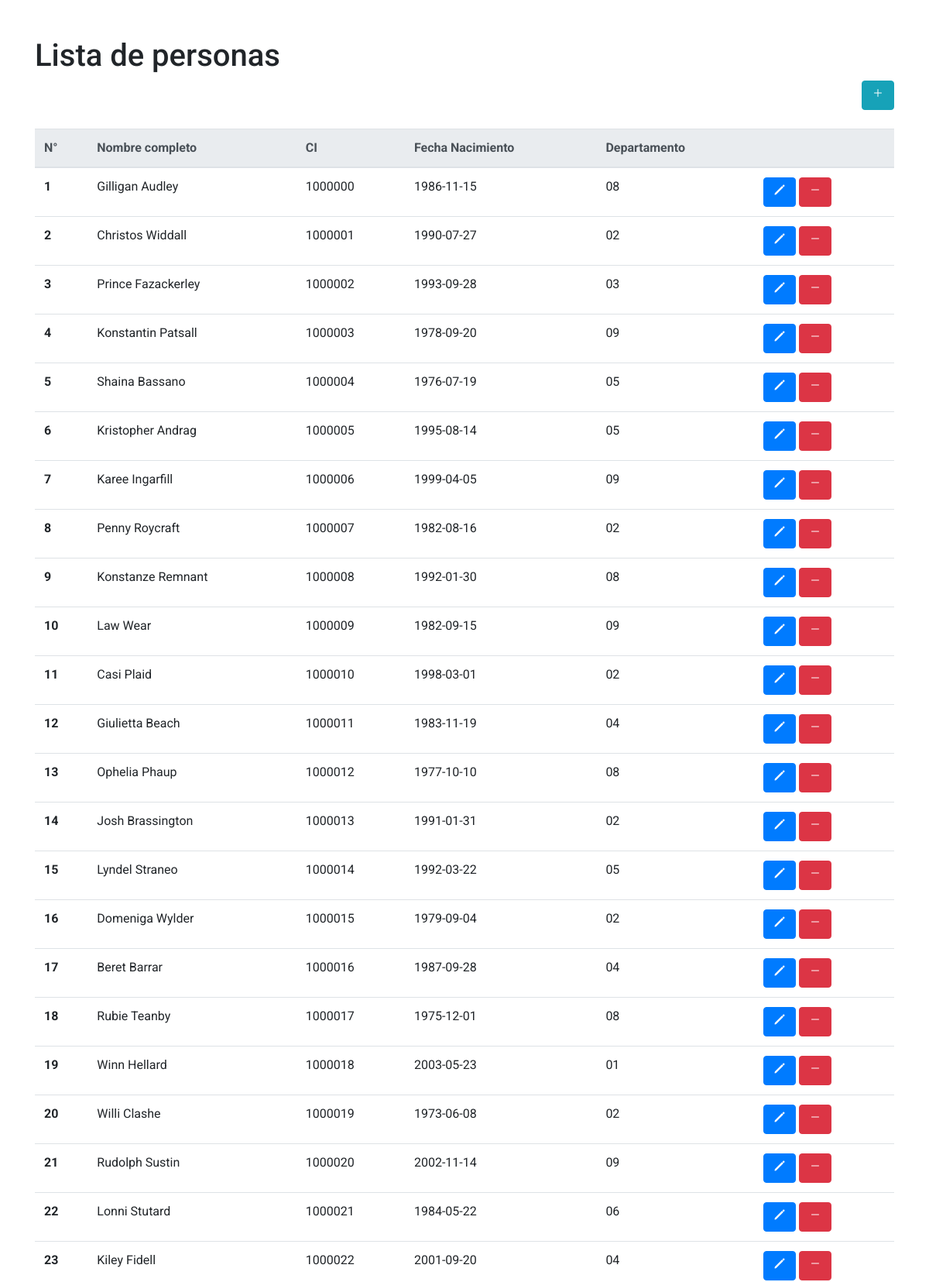
Screenshot of /P7-ABC-Persona-CodeIgniter/index.php (upper part) with the database file from the repository.
### tables this page shows
CREATE TABLE `persona` (
  `id` int(11) NOT NULL,
  `ci` int(11) NOT NULL,
  `nombreCompleto` varchar(50) NOT NULL,
  `fechaNac` date NOT NULL,
  `dpto` varchar(10) NOT NULL
);

### P7-ABC-Persona-CodeIgniter/application/controllers/Inicio.php (called while the page is built, shortened)
<?php
class Inicio extends CI_Controller {
	public function __construct()
	{
		$this->load->model("Persona_model");
	}
	public function index()
	{
		$data= array("data"=>$this->Persona_model->getPersonas());
		$this->load->view('index',$data);
	}
}

### P7-ABC-Persona-CodeIgniter/index.php (called while the page is built, shortened)
<?php
require_once BASEPATH.'core/CodeIgniter.php';

### P7-ABC-Persona-CodeIgniter/application/models/Persona_model.php (called while the page is built, shortened)
<?php
class Persona_model extends CI_Model{
    public function getPersonas(){
        $this->db->select("*");
        $this->db->from("persona");
        $results=$this->db->get();
        return  $results->result();
    }
}

### P7-ABC-Persona-CodeIgniter/application/views/index.php (the view, shortened to what this page needs)
<!doctype html>
<html lang="es">
  <head>
    <link rel="stylesheet" href="https://stackpath.bootstrapcdn.com/bootstrap/4.5.0/css/bootstrap.min.css">
  </head>
  <body>
    <div class="container">
        <h1 class="mt-5">Lista de personas</h1>
        <div class="text-right">
        <a href="<?php echo base_url();?>newPersona" class="btn btn-info"><ion-icon name="add"></ion-icon></a>
        </div>
        <table class="table mt-4">
            <thead class="thead-light">
                <tr>
                <th scope="col">N°</th>
                <th scope="col">Nombre completo</th>
                <th scope="col">CI</th>
                <th scope="col">Fecha Nacimiento</th>
                <th scope="col">Departamento</th>
                <th scope="col"></th>
                </tr>
            </thead>
            <tbody>
                <?php $number=1;foreach($data as $key=> $value){?>
                <tr>
                    <th scope="row"><?php echo $number++ ;?></th>
                    <td><?php echo $value->nombreCompleto;?></td>
                    <td><?php echo $value->ci;?></td>
                    <td><?php echo $value->fechaNac;?></td>
                    <td><?php echo $value->dpto;?></td>
                    <td>
                        <a href="<?php echo base_url();?>editPersona/<?php echo $value->id;?>" class="btn btn-primary"><ion-icon name="pencil"></ion-icon></a>
                        <a href="<?php echo base_url();?>deletePersona/<?php echo $value->id;?>" class="btn btn-danger"><ion-icon name="remove"></ion-icon></a>
                    </td>
                </tr>
              <?php }?>
            </tbody>
        </table>
    </div>
  </body>
</html>

### P7-ABC-Persona-CodeIgniter/application/views/index.php (style rules this page uses)
body { font-family:"Roboto" !important; }

### rows the page displays
persona: nombreCompleto "Gilligan Audley", ci "1000000", fechaNac "1986-11-15", dpto "08"
persona: nombreCompleto "Christos Widdall", ci "1000001", fechaNac "1990-07-27", dpto "02"
persona: nombreCompleto "Prince Fazackerley", ci "1000002", fechaNac "1993-09-28", dpto "03"
persona: nombreCompleto "Konstantin Patsall", ci "1000003", fechaNac "1978-09-20", dpto "09"
persona: nombreCompleto "Shaina Bassano", ci "1000004", fechaNac "1976-07-19", dpto "05"
persona: nombreCompleto "Kristopher Andrag", ci "1000005", fechaNac "1995-08-14", dpto "05"
persona: nombreCompleto "Karee Ingarfill", ci "1000006", fechaNac "1999-04-05", dpto "09"
persona: nombreCompleto "Penny Roycraft", ci "1000007", fechaNac "1982-08-16", dpto "02"
persona: nombreCompleto "Konstanze Remnant", ci "1000008", fechaNac "1992-01-30", dpto "08"
persona: nombreCompleto "Law Wear", ci "1000009", fechaNac "1982-09-15", dpto "09"
persona: nombreCompleto "Casi Plaid", ci "1000010", fechaNac "1998-03-01", dpto "02"
persona: nombreCompleto "Giulietta Beach", ci "1000011", fechaNac "1983-11-19", dpto "04"
persona: nombreCompleto "Ophelia Phaup", ci "1000012", fechaNac "1977-10-10", dpto "08"
persona: nombreCompleto "Josh Brassington", ci "1000013", fechaNac "1991-01-31", dpto "02"
persona: nombreCompleto "Lyndel Straneo", ci "1000014", fechaNac "1992-03-22", dpto "05"
persona: nombreCompleto "Domeniga Wylder", ci "1000015", fechaNac "1979-09-04", dpto "02"
persona: nombreCompleto "Beret Barrar", ci "1000016", fechaNac "1987-09-28", dpto "04"
persona: nombreCompleto "Rubie Teanby", ci "1000017", fechaNac "1975-12-01", dpto "08"
persona: nombreCompleto "Winn Hellard", ci "1000018", fechaNac "2003-05-23", dpto "01"
persona: nombreCompleto "Willi Clashe", ci "1000019", fechaNac "1973-06-08", dpto "02"
persona: nombreCompleto "Rudolph Sustin", ci "1000020", fechaNac "2002-11-14", dpto "09"
persona: nombreCompleto "Lonni Stutard", ci "1000021", fechaNac "1984-05-22", dpto "06"
persona: nombreCompleto "Kiley Fidell", ci "1000022", fechaNac "2001-09-20", dpto "04"
